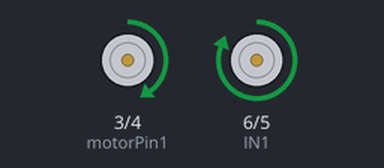
Recording of a sketch running on a simulated Arduino Uno, built with avr-gcc and run on an emulated ATmega328P. Parts: motor-driver pin pairs drawn as motors (green arrow = first pin HIGH = forward, orange = second pin HIGH = backward, longer = more drive, scaled by the enable pin).

Above: at 0.5 s.
At 17.0 s:
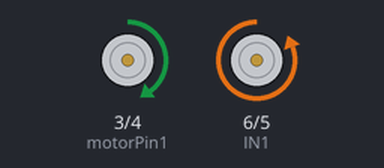
At 34.7 s:
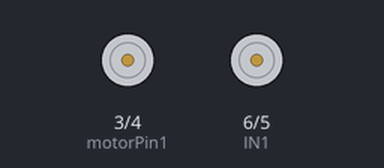
Timing chart, 0 to 52.0 s (numbered marks = the images above):
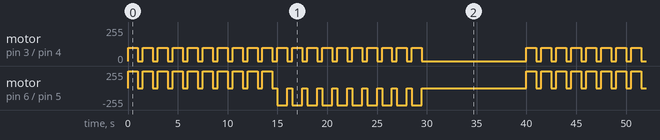

Measured:
- by itself, motor on pin 6 (IN1) / pin 5 (IN2): moves between backward 255/255 and forward 255/255, repeating every 40.0 s
- by itself, motor on pin 3 (motorPin1) / pin 4 (motorPin2): repeats every 40.0 s: forward 100/255 1.0 s, stopped 10.5 s, 19 × (forward 100/255 1.0 s, stopped 0.50 s)

The sketch:

printer_motor.ino
```cpp
// L298 Motor Driver pins
const int ENA = 7;  // Enable A pin
const int ENB = 8;  // Enable B pin
const int IN1 = 6;   // Input 1 pin
const int IN2 = 5;   // Input 2 pin

// Motor pins
const int motorPin1 = 3; // Connect to OUT3 of L298
const int motorPin2 = 4; // Connect to OUT4 of L298

int clockwise_revolutions = 10;    // Number of clockwise revolutions
int anticlockwise_revolutions = 10; // Number of anticlockwise revolutions

void setup() {
  // Set pin modes
  pinMode(ENA, OUTPUT);
  pinMode(ENB, OUTPUT);
  pinMode(IN1, OUTPUT);
  pinMode(IN2, OUTPUT);
  pinMode(motorPin1, OUTPUT);
  pinMode(motorPin2, OUTPUT);

  // Initialize serial communication
  Serial.begin(9600);
}

void loop() {
  // Enable motor driver
  digitalWrite(ENA, HIGH);
  digitalWrite(ENB, HIGH);

  // Clockwise rotation
  for (int i = 0; i < clockwise_revolutions; i++) {
    digitalWrite(IN1, HIGH);
    digitalWrite(IN2, LOW);
    analogWrite(motorPin1, 100); // Adjust PWM value for desired speed
    delay(1000); // Adjust delay according to the speed and size of the paper
    digitalWrite(IN1, LOW);
    digitalWrite(IN2, LOW);
    analogWrite(motorPin1, 0);
    delay(500); // Adjust delay as necessary
  }

  // Anticlockwise rotation
  for (int i = 0; i < anticlockwise_revolutions; i++) {
    digitalWrite(IN1, LOW);
    digitalWrite(IN2, HIGH);
    analogWrite(motorPin1, 100); // Adjust PWM value for desired speed
    delay(1000); // Adjust delay according to the speed and size of the paper
    digitalWrite(IN1, LOW);
    digitalWrite(IN2, LOW);
    analogWrite(motorPin1, 0);
    delay(500); // Adjust delay as necessary
  }

  // Disable motor driver until next paper dispensing
  digitalWrite(ENA, LOW);
  digitalWrite(ENB, LOW);

  // Wait for the next paper dispensing action (adjust as necessary)
  delay(10000); // Example: 10 seconds delay before the next dispensing action
}
 
```
